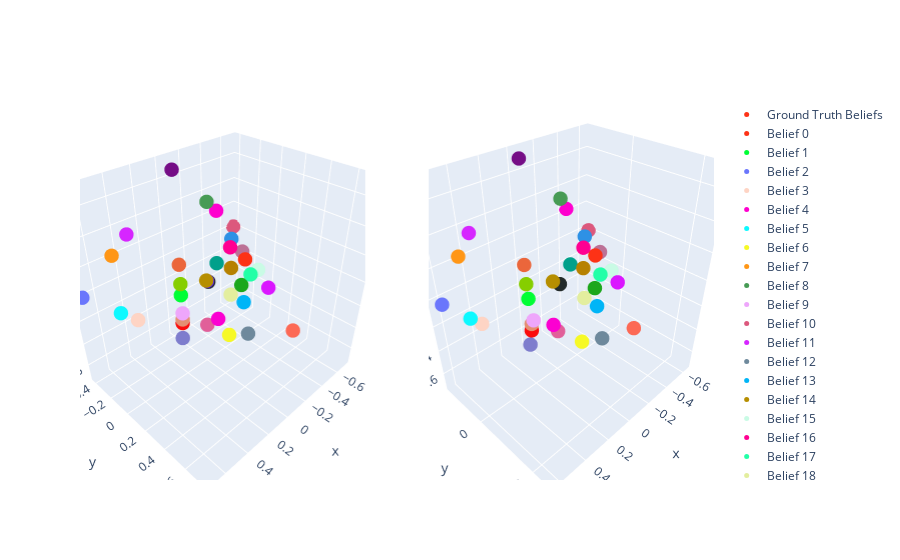

Notebook cell for this chart:
### Markdown cell above
## Visualization of regression results
We visualize the belief predictions in 3D, using the same PCA as before, and also do a 2D plot of the belief predictions.

### Code cell
belief_predictions_pca = vis_pca.transform(belief_predictions.reshape(-1, 5))

# now visualize in 3d
transformer_input_belief_indices_flattened = transformer_input_belief_indices.view(-1).cpu().numpy()
from plotly.subplots import make_subplots
from plotly import graph_objects as go

colors = px.colors.qualitative.Light24 + px.colors.qualitative.Dark24 + px.colors.qualitative.Plotly

fig = make_subplots(rows=1, cols=2, specs=[[{'type': 'scatter3d'}, {'type': 'scatter3d'}]])

# put the groundtruth simplex on the left
ground_truth_beliefs = list(msp_belief_index.keys())
ground_truth_belief_labels = list(msp_belief_index.values())
ground_truth_beliefs_pca = vis_pca.transform(ground_truth_beliefs)

fig.add_trace(go.Scatter3d(x=ground_truth_beliefs_pca[:, 0],
                           y=ground_truth_beliefs_pca[:, 1],
                           z=ground_truth_beliefs_pca[:, 2],
                           mode='markers',
                           marker=dict(size=5, color=[colors[i] for i in ground_truth_belief_labels], opacity=1),
                           name='Ground Truth Beliefs'),
              row=1, col=1)

# put the belief predictions on the right
for belief in msp_belief_index.keys():
    b = msp_belief_index[belief]
    relevant_indices = np.where(transformer_input_belief_indices_flattened == b)[0]
    relevant_data = belief_predictions_pca[relevant_indices]
    if len(relevant_data) > 0:
        centers_of_mass = np.mean(relevant_data, axis=0)
    
        fig.add_trace(go.Scatter3d(x=[centers_of_mass[0]],
                                y=[centers_of_mass[1]],
                                z=[centers_of_mass[2]],
                                mode='markers',
                                name=f'Belief {b}',
                                marker=dict(size=5, color=colors[b], opacity=1)),
                    row=1, col=2)
        
fig.show()

### Figure 1 — Plotly figure (JSON) as saved in the notebook; plotly's stock layout.template omitted (floating-point values rounded to 4 significant figures)
{"data": [{"marker": {"color": ["#FD3216", "#00FE35", "#6A76FC", "#FED4C4", "#FE00CE", "#0DF9FF", "#F6F926", "#FF9616", "#479B55", "#EEA6FB", "#DC587D", "#D626FF", "#6E899C", "#00B5F7", "#B68E00", "#C9FBE5", "#FF0092", "#22FFA7", "#E3EE9E", "#86CE00", "#BC7196", "#7E7DCD", "#FC6955", "#E48F72", "#2E91E5", "#E15F99", "#1CA71C", "#FB0D0D", "#DA16FF", "#222A2A", "#B68100", "#750D86", "#EB663B", "#511CFB", "#00A08B", "#FB00D1"], "opacity": 1, "size": 5}, "mode": "markers", "name": "Ground Truth Beliefs", "scene": "scene", "type": "scatter3d", "x": [-0.1768, 0.2357, 0.7071, 0.3536, -0.4714, 0.4714, 1.995e-16, 0.4714, -0.3536, 0.3536, -0.7071, 0.3536, 1.37e-16, -0.1768, 0.1768, -0.3536, -8.135e-16, -5.384e-16, -0.2357, 0.2828, -0.2828, 3.871e-16, 1.199e-17, 0.2828, -0.2357, 0.1768, -0.2828, 0.2357, -0.2357, -0.3536, -0.2357, -1.639e-15, 0.2357, -5.098e-17, -0.4714, 0.2357], "y": [0.2009, 0.01605, -0.4166, -0.3537, -0.3746, -0.3746, 0.2324, -0.3746, -0.3537, 0.1694, -0.4166, -0.3537, 0.4068, 0.2009, 0.2009, 0.1694, 0.2324, 0.4068, 0.01605, 0.0774, 0.0774, -0.2907, 0.7555, 0.0774, 0.01605, 0.2009, 0.0774, 0.01605, 0.3648, -0.3537, 0.01605, -0.2907, 0.01605, 0.01605, -0.3746, 0.3648], "z": [0.1768, 3.491e-16, 1.213e-16, -0.3536, 0.2357, -0.2357, -0.3536, 0.2357, 0.3536, 3.806e-17, -1.669e-15, 0.3536, -0.2357, -0.1768, 0.1768, -8.501e-16, 0.3536, 0.2357, -0.2357, 0.1414, 0.1414, -0.7071, -3.133e-17, -0.1414, 0.2357, -0.1768, -0.1414, -0.2357, -5.864e-16, -0.3536, -2.494e-16, 0.7071, 0.2357, 5.072e-17, -0.2357, 1.031e-17]}, {"marker": {"color": "#FD3216", "opacity": 1, "size": 5}, "mode": "markers", "name": "Belief 0", "scene": "scene2", "type": "scatter3d", "x": [-0.1858], "y": [0.1577], "z": [0.1779]}, {"marker": {"color": "#00FE35", "opacity": 1, "size": 5}, "mode": "markers", "name": "Belief 1", "scene": "scene2", "type": "scatter3d", "x": [0.2357], "y": [0.01718], "z": [-0.0003954]}, {"marker": {"color": "#6A76FC", "opacity": 1, "size": 5}, "mode": "markers", "name": "Belief 2", "scene": "scene2", "type": "scatter3d", "x": [0.6267], "y": [-0.2912], "z": [0.0008452]}, {"marker": {"color": "#FED4C4", "opacity": 1, "size": 5}, "mode": "markers", "name": "Belief 3", "scene": "scene2", "type": "scatter3d", "x": [0.348], "y": [-0.3515], "z": [-0.3402]}, {"marker": {"color": "#FE00CE", "opacity": 1, "size": 5}, "mode": "markers", "name": "Belief 4", "scene": "scene2", "type": "scatter3d", "x": [-0.4423], "y": [-0.3542], "z": [0.2275]}, {"marker": {"color": "#0DF9FF", "opacity": 1, "size": 5}, "mode": "markers", "name": "Belief 5", "scene": "scene2", "type": "scatter3d", "x": [0.4384], "y": [-0.3295], "z": [-0.2316]}, {"marker": {"color": "#F6F926", "opacity": 1, "size": 5}, "mode": "markers", "name": "Belief 6", "scene": "scene2", "type": "scatter3d", "x": [0.002937], "y": [0.2374], "z": [-0.3437]}, {"marker": {"color": "#FF9616", "opacity": 1, "size": 5}, "mode": "markers", "name": "Belief 7", "scene": "scene2", "type": "scatter3d", "x": [0.4489], "y": [-0.3361], "z": [0.23]}, {"marker": {"color": "#479B55", "opacity": 1, "size": 5}, "mode": "markers", "name": "Belief 8", "scene": "scene2", "type": "scatter3d", "x": [-0.3488], "y": [-0.312], "z": [0.3459]}, {"marker": {"color": "#EEA6FB", "opacity": 1, "size": 5}, "mode": "markers", "name": "Belief 9", "scene": "scene2", "type": "scatter3d", "x": [0.3464], "y": [0.1899], "z": [-0.0005788]}, {"marker": {"color": "#DC587D", "opacity": 1, "size": 5}, "mode": "markers", "name": "Belief 10", "scene": "scene2", "type": "scatter3d", "x": [-0.6383], "y": [-0.3202], "z": [0.0006714]}, {"marker": {"color": "#D626FF", "opacity": 1, "size": 5}, "mode": "markers", "name": "Belief 11", "scene": "scene2", "type": "scatter3d", "x": [0.3544], "y": [-0.3413], "z": [0.3455]}, {"marker": {"color": "#6E899C", "opacity": 1, "size": 5}, "mode": "markers", "name": "Belief 12", "scene": "scene2", "type": "scatter3d", "x": [-0.01278], "y": [0.3885], "z": [-0.2317]}, {"marker": {"color": "#00B5F7", "opacity": 1, "size": 5}, "mode": "markers", "name": "Belief 13", "scene": "scene2", "type": "scatter3d", "x": [-0.1718], "y": [0.1992], "z": [-0.1757]}, {"marker": {"color": "#B68E00", "opacity": 1, "size": 5}, "mode": "markers", "name": "Belief 14", "scene": "scene2", "type": "scatter3d", "x": [0.1887], "y": [0.1841], "z": [0.181]}, {"marker": {"color": "#C9FBE5", "opacity": 1, "size": 5}, "mode": "markers", "name": "Belief 15", "scene": "scene2", "type": "scatter3d", "x": [-0.3458], "y": [0.1587], "z": [-0.002826]}, {"marker": {"color": "#FF0092", "opacity": 1, "size": 5}, "mode": "markers", "name": "Belief 16", "scene": "scene2", "type": "scatter3d", "x": [0.003963], "y": [0.2371], "z": [0.3415]}, {"marker": {"color": "#22FFA7", "opacity": 1, "size": 5}, "mode": "markers", "name": "Belief 17", "scene": "scene2", "type": "scatter3d", "x": [0.004401], "y": [0.3677], "z": [0.2265]}, {"marker": {"color": "#E3EE9E", "opacity": 1, "size": 5}, "mode": "markers", "name": "Belief 18", "scene": "scene2", "type": "scatter3d", "x": [-0.2382], "y": [0.02502], "z": [-0.2354]}, {"marker": {"color": "#86CE00", "opacity": 1, "size": 5}, "mode": "markers", "name": "Belief 19", "scene": "scene2", "type": "scatter3d", "x": [0.2804], "y": [0.06292], "z": [0.1488]}, {"marker": {"color": "#BC7196", "opacity": 1, "size": 5}, "mode": "markers", "name": "Belief 20", "scene": "scene2", "type": "scatter3d", "x": [-0.2804], "y": [0.1109], "z": [0.1427]}, {"marker": {"color": "#7E7DCD", "opacity": 1, "size": 5}, "mode": "markers", "name": "Belief 21", "scene": "scene2", "type": "scatter3d", "x": [0.002327], "y": [-0.2905], "z": [-0.7056]}, {"marker": {"color": "#FC6955", "opacity": 1, "size": 5}, "mode": "markers", "name": "Belief 22", "scene": "scene2", "type": "scatter3d", "x": [0.008826], "y": [0.6256], "z": [0.001555]}, {"marker": {"color": "#E48F72", "opacity": 1, "size": 5}, "mode": "markers", "name": "Belief 23", "scene": "scene2", "type": "scatter3d", "x": [0.2672], "y": [0.07253], "z": [-0.141]}, {"marker": {"color": "#2E91E5", "opacity": 1, "size": 5}, "mode": "markers", "name": "Belief 24", "scene": "scene2", "type": "scatter3d", "x": [-0.2353], "y": [0.02051], "z": [0.2349]}, {"marker": {"color": "#E15F99", "opacity": 1, "size": 5}, "mode": "markers", "name": "Belief 25", "scene": "scene2", "type": "scatter3d", "x": [0.1706], "y": [0.1974], "z": [-0.1799]}, {"marker": {"color": "#1CA71C", "opacity": 1, "size": 5}, "mode": "markers", "name": "Belief 26", "scene": "scene2", "type": "scatter3d", "x": [-0.2748], "y": [0.08389], "z": [-0.1429]}, {"marker": {"color": "#FB0D0D", "opacity": 1, "size": 5}, "mode": "markers", "name": "Belief 27", "scene": "scene2", "type": "scatter3d", "x": [0.2343], "y": [0.02749], "z": [-0.2375]}, {"marker": {"color": "#DA16FF", "opacity": 1, "size": 5}, "mode": "markers", "name": "Belief 28", "scene": "scene2", "type": "scatter3d", "x": [-0.2659], "y": [0.2781], "z": [0.001608]}, {"marker": {"color": "#222A2A", "opacity": 1, "size": 5}, "mode": "markers", "name": "Belief 29", "scene": "scene2", "type": "scatter3d", "x": [-0.3534], "y": [-0.3376], "z": [-0.3537]}, {"marker": {"color": "#B68100", "opacity": 1, "size": 5}, "mode": "markers", "name": "Belief 30", "scene": "scene2", "type": "scatter3d", "x": [-0.235], "y": [0.0133], "z": [0.0002165]}, {"marker": {"color": "#750D86", "opacity": 1, "size": 5}, "mode": "markers", "name": "Belief 31", "scene": "scene2", "type": "scatter3d", "x": [-0.003601], "y": [-0.2865], "z": [0.7078]}, {"marker": {"color": "#EB663B", "opacity": 1, "size": 5}, "mode": "markers", "name": "Belief 32", "scene": "scene2", "type": "scatter3d", "x": [0.2436], "y": [0.009968], "z": [0.2355]}, {"marker": {"color": "#00A08B", "opacity": 1, "size": 5}, "mode": "markers", "name": "Belief 34", "scene": "scene2", "type": "scatter3d", "x": [-0.4705], "y": [-0.3429], "z": [-0.2333]}, {"marker": {"color": "#FB00D1", "opacity": 1, "size": 5}, "mode": "markers", "name": "Belief 35", "scene": "scene2", "type": "scatter3d", "x": [0.2899], "y": [0.2906], "z": [-0.007115]}], "layout": {"scene": {"domain": {"x": [0, 0.45], "y": [0, 1]}}, "scene2": {"domain": {"x": [0.55, 1], "y": [0, 1]}}}}
